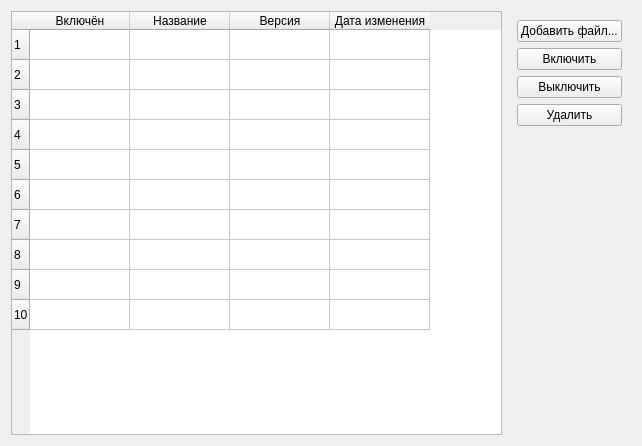
<?xml version="1.0" encoding="UTF-8"?>
<ui version="4.0">
 <class>Form</class>
 <widget class="QWidget" name="Form">
  <property name="geometry">
   <rect>
    <x>0</x>
    <y>0</y>
    <width>642</width>
    <height>446</height>
   </rect>
  </property>
  <property name="windowTitle">
   <string>Form</string>
  </property>
  <layout class="QHBoxLayout" name="horizontalLayout" stretch="10,1">
   <property name="sizeConstraint">
    <enum>QLayout::SizeConstraint::SetMinimumSize</enum>
   </property>
   <item>
    <widget class="QTableWidget" name="tableWidget">
     <property name="cornerButtonEnabled">
      <bool>false</bool>
     </property>
     <property name="rowCount">
      <number>10</number>
     </property>
     <property name="columnCount">
      <number>4</number>
     </property>
     <row/>
     <row/>
     <row/>
     <row/>
     <row/>
     <row/>
     <row/>
     <row/>
     <row/>
     <row/>
     <column>
      <property name="text">
       <string>Включён</string>
      </property>
     </column>
     <column>
      <property name="text">
       <string>Название</string>
      </property>
     </column>
     <column>
      <property name="text">
       <string>Версия</string>
      </property>
     </column>
     <column>
      <property name="text">
       <string>Дата изменения</string>
      </property>
     </column>
    </widget>
   </item>
   <item>
    <widget class="QWidget" name="widget" native="true">
     <layout class="QVBoxLayout" name="verticalLayout">
      <item>
       <widget class="QPushButton" name="pushButton">
        <property name="text">
         <string>Добавить файл...</string>
        </property>
       </widget>
      </item>
      <item>
       <widget class="QPushButton" name="pushButton_2">
        <property name="text">
         <string>Включить</string>
        </property>
       </widget>
      </item>
      <item>
       <widget class="QPushButton" name="pushButton_3">
        <property name="text">
         <string>Выключить</string>
        </property>
       </widget>
      </item>
      <item>
       <widget class="QPushButton" name="pushButton_4">
        <property name="text">
         <string>Удалить</string>
        </property>
       </widget>
      </item>
      <item>
       <widget class="QWidget" name="widget_2" native="true"/>
      </item>
     </layout>
    </widget>
   </item>
  </layout>
 </widget>
 <resources/>
 <connections/>
</ui>
